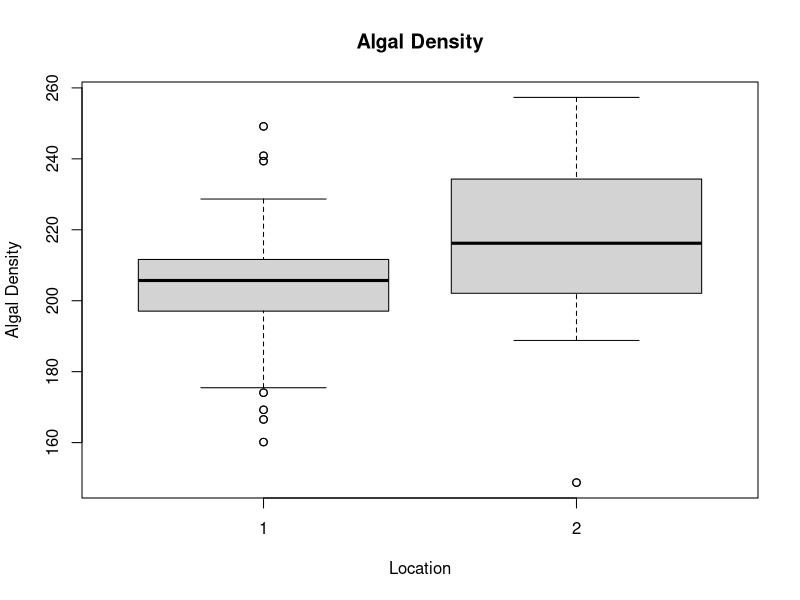
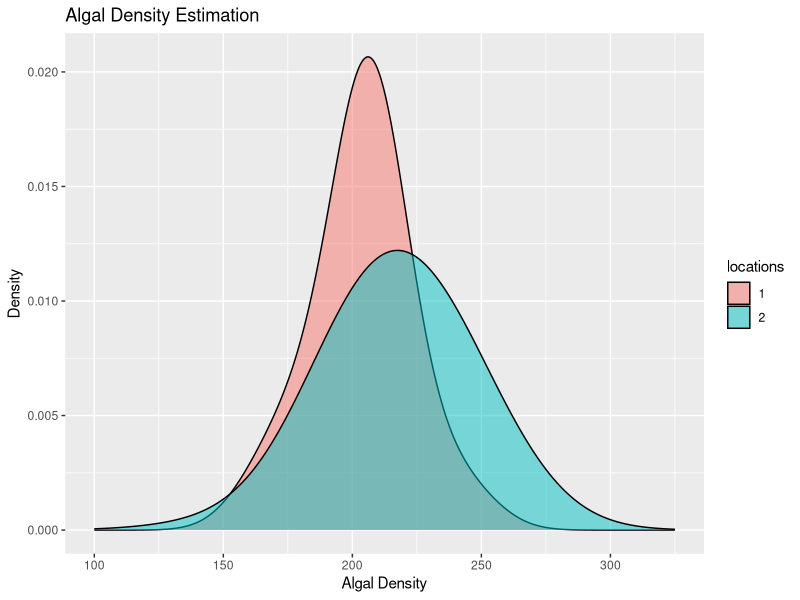
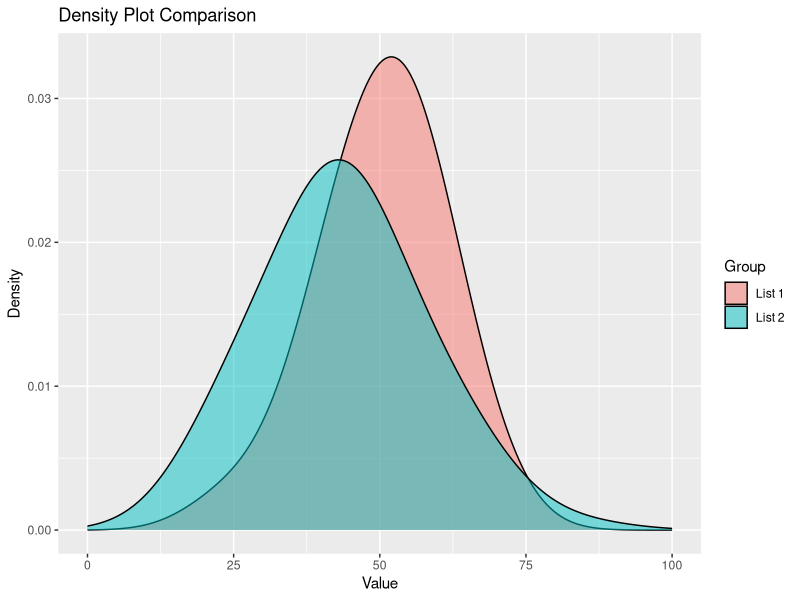

Write the R code that produced these figures, in order.
## ---- chunk 1
### Write your code here
mean_loca <- 200
mean_locb <- 220
sd <-20
sample_size <- 50

algaldensity_loca <- rnorm(sample_size, mean_loca, sd)
algaldensity_locb <- rnorm(sample_size, mean_locb, sd)

algaldensity_loca
algaldensity_locb

algalDensity <- c(algaldensity_loca, algaldensity_locb)
locations <- rep(c("1","2"), each = sample_size)

dfLoc <- data.frame(Location = locations, algal_density = algalDensity)
head(dfLoc)
## ---- chunk 2
set.seed(42)
boxplot(algalDensity ~ Location, data = dfLoc, main = "Algal Density", 
        xlab = "Location", ylab = "Algal Density")

outliers_A <- boxplot.stats(algaldensity_loca)$out
outliers_B <- boxplot.stats(algaldensity_locb)$out

points(rep(1, length(outliers_A)), outliers_A)
points(rep(2, length(outliers_B)), outliers_B)

q1 <- quantile(dfLoc$algalDensity, 0.25)
q3 <- quantile(dfLoc$algalDensity, 0.75)
iqr <- q3 - q1
lower_fence <- q1 - 1.5 * iqr
upper_fence <- q3 + 1.5 * iqr


summary(algalDensity)
## ---- chunk 3
### Write your code here
library(ggplot2)

ggplot(dfLoc, aes(x = algalDensity, fill = locations))+
  geom_density(alpha = 0.5, adjust=3) +
  labs(title = "Algal Density Estimation", x = "Algal Density", y = "Density") +
  xlim(100,325)
## ---- chunk 4
### Write your code here
prob_A <- 0.7
prob_B <- 0.5
sample_size <- 10

prob_species_A <- dbinom(7:10, size = sample_size, prob = prob_A)
prob_species_B <- dbinom(7:10, size = sample_size, prob = prob_B)

prob7_A <- sum(prob_species_A)
prob7_B <- sum(prob_species_B)

prob7_A
prob7_B

## ---- chunk 5
### Write your code here
avg_rate <- 3
obs_events <- 5

prob_Occur <- dpois(obs_events, lambda = avg_rate)
prob_Occur

obs_eventsb <-3
prob_Occur2 <- ppois(obs_eventsb, lambda = avg_rate)
prob_Occur2

## ---- chunk 6
list1 <- c(44.40, 47.70, 65.59, 50.71, 51.29, 67.15, 54.61, 37.35, 43.13, 45.54, 62.24, 53.60, 54.01, 51.11, 
           44.44, 67.87, 54.98, 30.33, 57.01, 45.27, 39.32, 47.82, 39.74, 42.71, 43.75, 33.13, 58.38, 51.53, 
           38.62, 62.54, 54.26, 47.05, 58.95, 58.78, 58.22, 56.89, 55.54, 49.38, 46.94, 46.20, 43.05, 47.92, 
           37.35, 71.69, 62.08, 38.77, 45.97, 45.33, 57.80, 49.17, 52.53, 49.71, 49.57, 63.69, 47.74, 65.16, 
           34.51, 55.85, 51.24, 52.16, 53.80, 44.98, 46.67, 39.81, 39.28, 53.04, 54.48, 50.53, 59.22, 70.50, 
           45.09, 26.91, 60.06, 42.91, 43.12, 60.26, 47.15, 37.79, 51.81, 48.61, 50.06, 53.85, 46.29, 56.44, 
           47.80, 53.32, 60.97, 54.35, 46.74, 61.49, 59.94, 55.48, 52.39, 43.72, 63.61, 44.00, 71.87, 65.33, 
           47.64, 39.74)

list2 <- c(44.34, 48.85, 41.30, 39.79, 30.73, 44.32, 33.23, 19.98, 39.30, 58.78, 36.37, 54.12, 20.73, 44.17, 
           52.79, 49.52, 46.59, 35.39, 32.25, 29.64, 46.76, 30.79, 37.64, 41.16, 72.66, 35.22, 48.53, 46.17, 
           30.57, 43.93, 66.67, 51.77, 45.62, 38.66, 14.20, 61.97, 23.09, 56.10, 73.64, 23.34, 55.53, 41.07, 
           21.42, 22.28, 20.98, 37.04, 23.07, 55.32, 76.50, 25.69, 56.82, 56.54, 49.98, 29.87, 43.21, 40.79, 
           53.44, 39.41, 59.65, 39.38, 60.79, 29.26, 26.10, 93.62, 38.75, 49.47, 54.55, 37.74, 52.75, 50.53, 
           41.77, 45.98, 44.49, 76.93, 33.88, 28.56, 45.57, 49.66, 51.55, 38.12, 29.05, 63.95, 39.76, 32.02, 
           41.46, 42.04, 61.65, 46.27, 56.31, 37.51, 48.22, 40.13, 46.42, 31.57, 25.34, 74.96, 54.01, 26.23, 
           35.83, 27.22)

## ---- chunk 7
### Write your code here
list1 <- round(rnorm(100, mean = 50, sd = 10), 2)  
list2 <- round(rnorm(100, mean = 45, sd = 15), 2)
library(ggplot2)


data <- data.frame(
  Value = c(list1, list2),
  Group = rep(c("List 1", "List 2"), each = 100)
)


ggplot(data, aes(x = Value, fill = Group)) +
  geom_density(alpha = 0.5, adjust = 2) +
  labs(title = "Density Plot Comparison", x = "Value", y = "Density")  +
  xlim(0,100)

